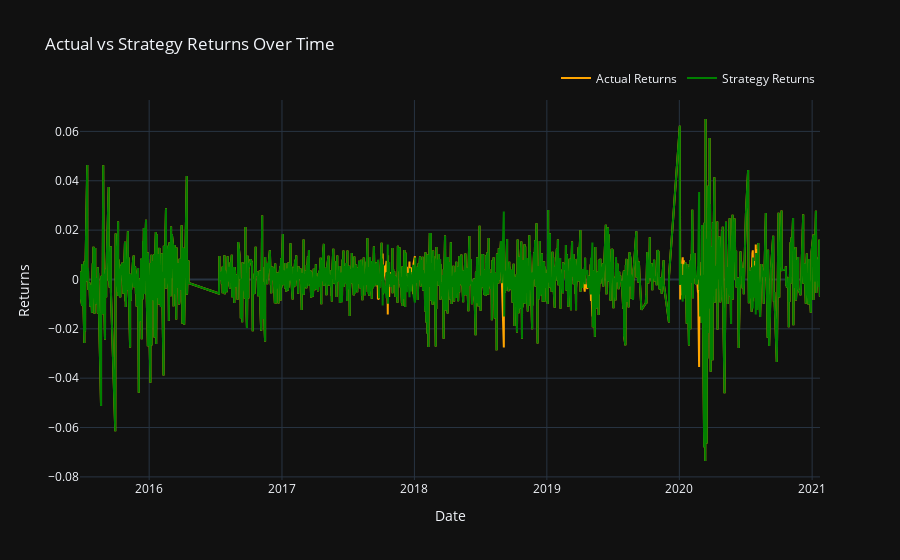

Notebook code for this chart:
### Code cell
fig = go.Figure()

# Add scatter trace for Actual Returns
fig.add_trace(go.Scatter(
    x=predictions_df.index,
    y=predictions_df['Actual Returns'],
    mode='lines',
    name='Actual Returns',
    line=dict(color='orange', width=2)
))

# Add scatter trace for Strategy Returns
fig.add_trace(go.Scatter(
    x=predictions_df.index,
    y=predictions_df['Strategy Returns'],
    mode='lines',
    name='Strategy Returns',
    line=dict(color='green', width=2)
))

# Update layout
fig.update_layout(
    title='Actual vs Strategy Returns Over Time',
    xaxis_title='Date',
    yaxis_title='Returns',
    hovermode='x',
    template='plotly_dark',  # Dark theme
    legend=dict(orientation='h', yanchor='bottom', y=1.02, xanchor='right', x=1)
)

# Show plot
fig.show()

### Figure 1 — Plotly figure (JSON) as saved in the notebook; plotly's stock layout.template omitted (floating-point values rounded to 4 significant figures; data arrays with more than 128 entries replaced by an {"elided": "..."} marker saying what was removed)
{"data": [{"line": {"color": "orange", "width": 2}, "mode": "lines", "name": "Actual Returns", "type": "scatter", "x": {"elided": "4110 str values"}, "y": {"elided": "4110 float values"}}, {"line": {"color": "green", "width": 2}, "mode": "lines", "name": "Strategy Returns", "type": "scatter", "x": {"elided": "4110 str values"}, "y": {"elided": "4110 float values"}}], "layout": {"autosize": true, "hovermode": "x", "legend": {"orientation": "h", "x": 1, "xanchor": "right", "y": 1.02, "yanchor": "bottom"}, "title": {"text": "Actual vs Strategy Returns Over Time"}, "xaxis": {"autorange": true, "range": ["2015-06-24 10:30", "2021-01-22 15:45"], "title": {"text": "Date"}, "type": "date"}, "yaxis": {"autorange": true, "range": [-0.08126, 0.07273], "title": {"text": "Returns"}, "type": "linear"}}}
